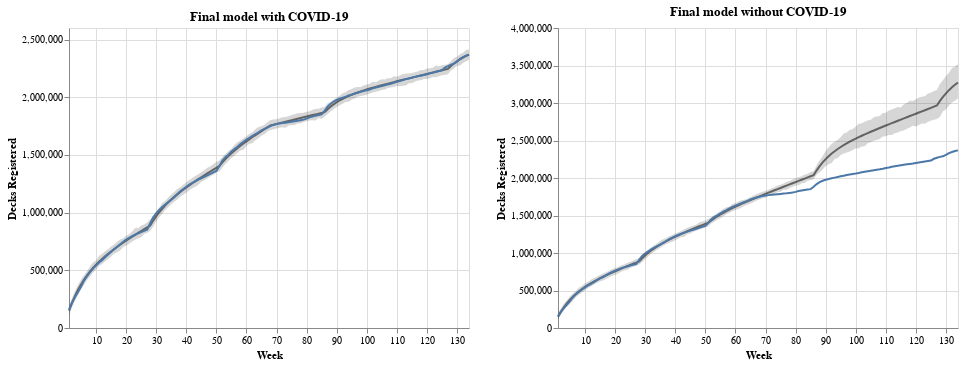

Notebook cell for this chart:
### Code cell
combined = chart_with_covid.properties(
    title="Final model with COVID-19"
) | chart_without_covid.properties(title="Final model without COVID-19")
combined.save("./altair_output/covid_start_data.json")
combined

### Figure 1 — Vega-Lite specification as saved in the notebook (floating-point values rounded to 4 significant figures; data arrays with more than 128 entries replaced by an {"elided": "..."} marker saying what was removed)
{"config": {"view": {"continuousWidth": 400, "continuousHeight": 300}}, "hconcat": [{"layer": [{"mark": {"type": "area", "color": "#333333", "opacity": 0.2}, "encoding": {"tooltip": [{"type": "quantitative", "field": "Total_scaled", "format": ",.0f", "title": "Registered Decks"}, {"type": "quantitative", "field": "max_posterior_predictor", "format": ",.0f", "title": "Model Max"}, {"type": "quantitative", "field": "mean_posterior_predictor", "format": ",.0f", "title": "Model Mean"}, {"type": "quantitative", "field": "min_posterior_predictor", "format": ",.0f", "title": "Model Min"}], "x": {"type": "quantitative", "field": "Week_nr", "scale": {"domain": [1, 134], "nice": false, "zero": false}, "title": "Week"}, "y": {"type": "quantitative", "field": "min_posterior_predictor", "title": "Decks Registered"}, "y2": {"field": "max_posterior_predictor"}}}, {"mark": {"type": "line", "color": "#333333", "opacity": 0.7}, "encoding": {"tooltip": [{"type": "quantitative", "field": "Total_scaled", "format": ",.0f", "title": "Registered Decks"}, {"type": "quantitative", "field": "max_posterior_predictor", "format": ",.0f", "title": "Model Max"}, {"type": "quantitative", "field": "mean_posterior_predictor", "format": ",.0f", "title": "Model Mean"}, {"type": "quantitative", "field": "min_posterior_predictor", "format": ",.0f", "title": "Model Min"}], "x": {"type": "quantitative", "field": "Week_nr", "scale": {"domain": [1, 134], "nice": false, "zero": false}, "title": "Week"}, "y": {"type": "quantitative", "field": "mean_posterior_predictor"}}}, {"mark": "line", "encoding": {"tooltip": [{"type": "quantitative", "field": "Total_scaled", "format": ",.0f", "title": "Registered Decks"}, {"type": "quantitative", "field": "max_posterior_predictor", "format": ",.0f", "title": "Model Max"}, {"type": "quantitative", "field": "mean_posterior_predictor", "format": ",.0f", "title": "Model Mean"}, {"type": "quantitative", "field": "min_posterior_predictor", "format": ",.0f", "title": "Model Min"}], "x": {"type": "quantitative", "field": "Week_nr", "scale": {"domain": [1, 134], "nice": false, "zero": false}, "title": "Week"}, "y": {"type": "quantitative", "field": "Total_scaled"}}}], "data": {"name": "data-51ec81421fdf52d08a40ffd238076c89"}, "title": "Final model with COVID-19"}, {"layer": [{"mark": {"type": "area", "color": "#333333", "opacity": 0.2}, "encoding": {"tooltip": [{"type": "quantitative", "field": "Total_scaled", "format": ",.0f", "title": "Registered Decks"}, {"type": "quantitative", "field": "max_posterior_predictor", "format": ",.0f", "title": "Model Max"}, {"type": "quantitative", "field": "mean_posterior_predictor", "format": ",.0f", "title": "Model Mean"}, {"type": "quantitative", "field": "min_posterior_predictor", "format": ",.0f", "title": "Model Min"}], "x": {"type": "quantitative", "field": "Week_nr", "scale": {"domain": [1, 134], "nice": false, "zero": false}, "title": "Week"}, "y": {"type": "quantitative", "field": "min_posterior_predictor", "title": "Decks Registered"}, "y2": {"field": "max_posterior_predictor"}}}, {"mark": {"type": "line", "color": "#333333", "opacity": 0.7}, "encoding": {"tooltip": [{"type": "quantitative", "field": "Total_scaled", "format": ",.0f", "title": "Registered Decks"}, {"type": "quantitative", "field": "max_posterior_predictor", "format": ",.0f", "title": "Model Max"}, {"type": "quantitative", "field": "mean_posterior_predictor", "format": ",.0f", "title": "Model Mean"}, {"type": "quantitative", "field": "min_posterior_predictor", "format": ",.0f", "title": "Model Min"}], "x": {"type": "quantitative", "field": "Week_nr", "scale": {"domain": [1, 134], "nice": false, "zero": false}, "title": "Week"}, "y": {"type": "quantitative", "field": "mean_posterior_predictor"}}}, {"mark": "line", "encoding": {"tooltip": [{"type": "quantitative", "field": "Total_scaled", "format": ",.0f", "title": "Registered Decks"}, {"type": "quantitative", "field": "max_posterior_predictor", "format": ",.0f", "title": "Model Max"}, {"type": "quantitative", "field": "mean_posterior_predictor", "format": ",.0f", "title": "Model Mean"}, {"type": "quantitative", "field": "min_posterior_predictor", "format": ",.0f", "title": "Model Min"}], "x": {"type": "quantitative", "field": "Week_nr", "scale": {"domain": [1, 134], "nice": false, "zero": false}, "title": "Week"}, "y": {"type": "quantitative", "field": "Total_scaled"}}}], "data": {"name": "data-ff6fa86c278375baa877de65c896c05b"}, "title": "Final model without COVID-19"}], "$schema": "https://vega.github.io/schema/vega-lite/v4.8.1.json", "datasets": {"data-51ec81421fdf52d08a40ffd238076c89": {"elided": "134 records"}, "data-ff6fa86c278375baa877de65c896c05b": {"elided": "134 records"}}}
